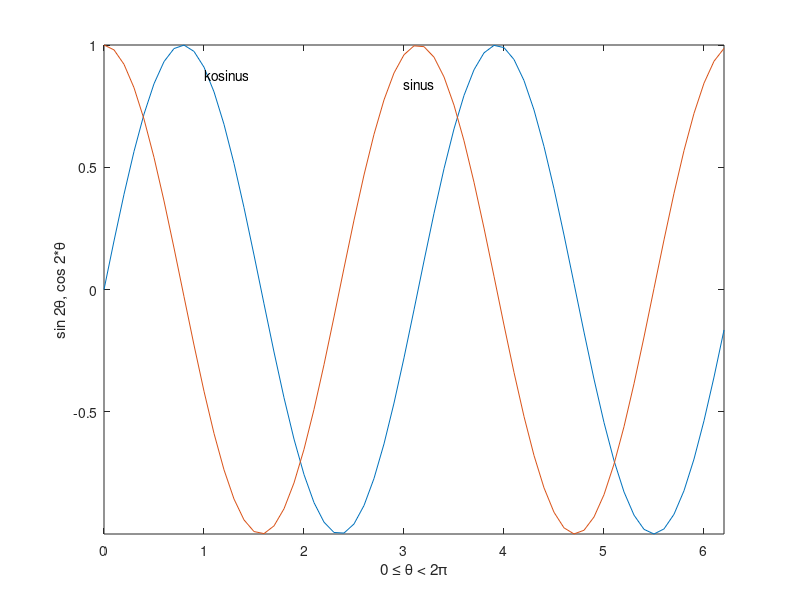

MATLAB code for this plot:
close all;
clear all;
clc;
t =0:.1:2*pi;
y1 = sin(2*t);
y2 = cos(2*t);
plot(t,y1,t,y2)
xlabel('0 \leq \theta < 2\pi')
ylabel('sin 2\theta, cos 2*\theta')
text (1,cos(0.5),'kosinus')
text(3,sin(1),'sinus')
axis tight